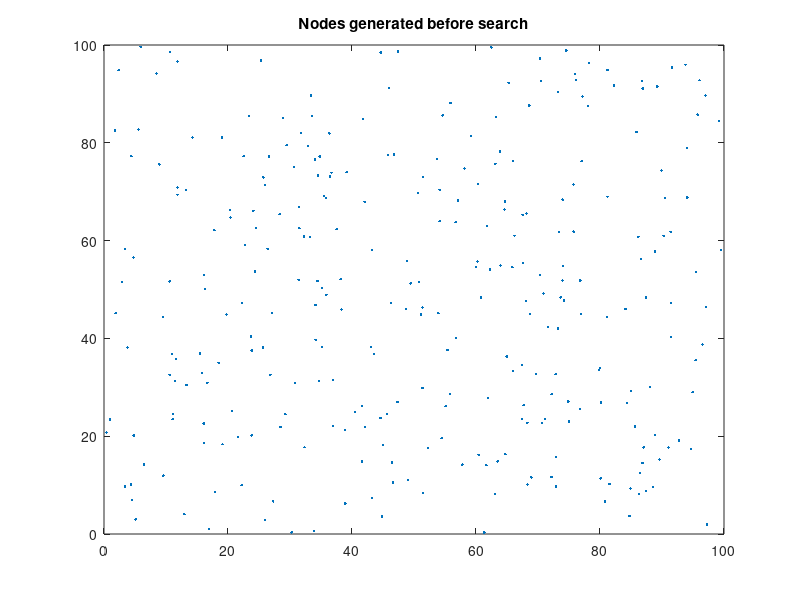

Write MATLAB code to recreate this figure. (Note: this script raises an error after producing the figure.)
tic;
clear;close;
%%%%%%%%%%%%%%%%%%%%%%%%%%%%%%%%%%%%%
disp('hi');
global domain ;
domain = [];
a = 0;
b = 100;
x_domain = (b-a).*rand(300,1) + a;
y_domain = (b-a).*rand(300,1) + a;
count = zeros(300,1);
domain = [x_domain y_domain count];
x_domain = [];
y_domain = [];
count = [];
figure
plot(domain(:,1),domain(:,2),'.')
title('Nodes generated before search');
global feasible_domain;
feasible_domain = [];
global infeasible_domain;
infeasible_domain = [];
%%%%
x = 0;%%defined first point as 0,0  which is feasible and last point as random x_2
y = 0;
x_2 = (b-a).*rand(1,1) + a;
y_2 = (b-a).*rand(1,1) + a;
figure
t = test_plot(2);
plot(t(:,1),t(:,2),'.y')
hold on
%%%%%%%%%%%%%%%%%%%%%%%%%%%%%%%%%%%%%%%%%%%%%%%%%%%%%
 for i =1 : 100
% while size(domain) ~= size(feasible_domain) - count 
    dist_prev =10000;
    pos = [];
    while x ~= x_2 && y ~= y_2 
        if is_feasible_point([x y]) == 1 %a dynamic step for moving from feasible previously to x,y
            feasible_domain = vertcat(feasible_domain, [x y ]) ;%cell typpe for svm
            dist_i = sqrt((domain(:,1) - x).^2 + (domain(:,2) - y).^2);
            dist_f = sqrt((domain(:,1) - x_2).^2 + (domain(:,2) - y_2).^2)  ;
            dist = dist_i+dist_f;
            count = [];
            count = 1;
            sz = size(dist);
            while sz(1) ~= count
                if is_feasible_point([domain(count,1) domain(count,2)]) == 0 && dist_i(count) <= 0.3
                    %above condition dist_i < 0.3 is the IR bound for the
                    %robot
                    infeasible_domain = vertcat(infeasible_domain, [domain(count,1) domain(count,2)]);
                    dist(count) = [];
                    dist_i(count) = [];
                    dist_f(count) = [];
                    domain(count,:) = [];
                end
                count = count +1;
                sz = [];
                sz = size(dist);
            end
            [val pos] = min(dist);
            while dist_i(pos) >= 0.3 && domain(pos,1) == x && domain(pos,2) == y || domain(pos,3) == 1
%this step is very important dis_i(pos) >= dist_f(pos) suggest that the
%robt should follow nodes  such that it should be halfway from the destined
%node / it could be compensated for dist_i(pos) >= ir bound so that robot
%will only travel the visible nodes(dead reckoning)
                dist(pos) = 10000000;
                [val pos] = min(dist);
            end    
            if dist_prev > dist_f(pos)
                x = domain(pos,1);
                y = domain(pos,2);
                domain(pos,3) = 1;  
                dist_prev = dist_f(pos)
            else
                x = x_2;
                y = y_2;
                break;
            end
            dist_i = [];
            dist_f = [];
            dist = [];
            
        else
            infeasible_domain = vertcat(infeasible_domain, [x y]);
            t = is_feasible_edge(feasible_domain(end,:),[x y]);
            x = t(1);
            y = t(2);
            t = [];
            domain(pos,:) = [];
            break;
        end   
    end
    domain(:,3) = 0;
    x_2 = (b-a).*rand(1,1) + a;
    y_2 = (b-a).*rand(1,1) + a;
    plot(feasible_domain(:,1),feasible_domain(:,2),'og')
    if isnan(infeasible_domain) == 0
        hold on
        plot(infeasible_domain(:,1),infeasible_domain(:,2),'or')
    end
    pause(0.5)
    hold on
 end
 hold off;
%%%%%%%%%%%%%%%%%%%%%%%%%%%%%%%%%%%%%%%%%%%%%%%%%%%%%%%%%%%%%% 
dist = [];
dist_i = [];
dist_f = [];
a = [];
b = [];
i = [];
x = [];
y = [];
x_2 = [];
y_2 = [];
val = [];
dist_prev = [];
count = [];
sz = [];
pos = [];
%%%%%%%%%%%%%%%%%%%%%%%%%%%%%%%%%%%%%%%%%%%%%%%%%%%%%%%%%%%%%%%%%%
domain = [];
% domain = vertcat(feasible_domain,infeasible_domain);
% tri = delaunay(domain(:,1),domain(:,2));
% i = 1;
% while i ~= length(tri)
%     vert1 = tri(i,1);
%     vert2 = tri(i,2);
%     vert3 = tri(i,3);
%     con1 = is_feasible_edge(domain(vert1,1:2),domain(vert2,1:2)) ;
%     con2 = is_feasible_edge(domain(vert2,1:2),domain(vert3,1:2)) ;
%     con3 = is_feasible_edge(domain(vert3,1:2),domain(vert1,1:2)) ;
%     i = 1 + i;
% end
% trimesh(tri,domain(:,1),domain(:,2));
% hold off;

toc
%%%%%%%%%%%%%%%%%%%%%%%%%%%%%%%%%%%%%%%%%%%%%%%%%%%%%%%%%%%%%
%%%%%%%%%%%%%%%%%%%%%%%%%%%%%%%%%%%%%%%%%%%%%%%%%%%%%%%%%%%%%
% %% Following is a more appropriate method as far as I believe, just
% %% comment if the below one didn't work
% tic;
% clear;close;
% global domain; 
% % [ domain, triang_index] = 
% initialize_domain();
toc;